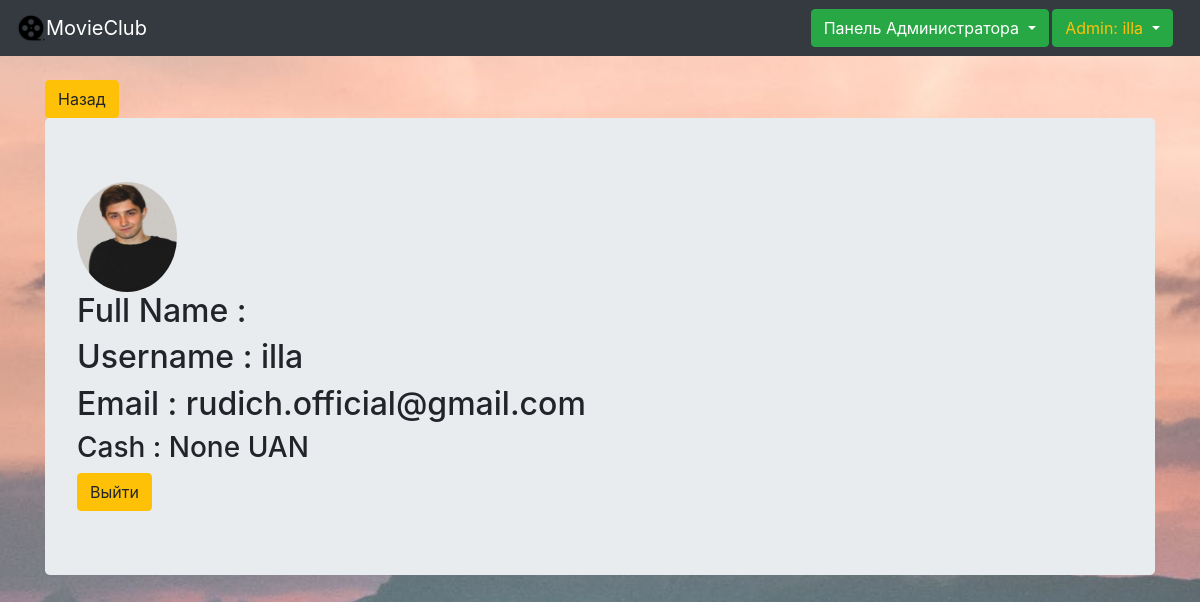
/profile/ (signed in), run on the app's committed database.
### authorization/models.py (models this page shows)
class User(AbstractUser):
    image = models.ImageField(verbose_name="Аватарка", default='default.jpg', upload_to='profile_pics')
    money = models.PositiveIntegerField(verbose_name="Деньги", help_text="Сколько денег добавить пользователю?",
                                        blank=True, null=True)

### authorization/views.py (the view)
@login_required(login_url='login')
def UserPage(request):
    return render(request, 'login/profile.html')

### templates/login/profile.html (shortened to what this page needs)
{% extends "login/../base.html" %}
{% block content %}
    {% load crispy_forms_tags %}
     <div class="container">
         <br> <a href="{% url 'home' %}" class="btn btn-warning">Назад</a>
    <div class="jumbotron">
<div class="container-section">
    <div class="media">
<img class="rounded-circle account-img" src="{{ user.image.url }}" style="width:100px;height:110px;>
             <div class="mediabody">
        </div>
        <h2 class="account-headig">Full Name : {{ user.first_name }} {{ user.last_name }}</h2>
         <h2 class="account-headig">Username : {{ user.username }}</h2>
         <h2 class="account-headig">Email : {{ user.email }}</h2>
        <h3> Cash : {{ user.money }} UAN</h3>
         </div>
        <a href="{% url 'logout' %}" class="btn btn-warning">Выйти</a>
        </div>
</div>
{% endblock %}

### templates/base.html (shortened to what this page needs)
<!DOCTYPE html>
<html lang="en">
<head>
    {% load static %}
    <link rel="stylesheet" href="https://stackpath.bootstrapcdn.com/bootstrap/4.4.1/css/bootstrap.min.css"
>
    <link rel="stylesheet" href="{% static 'css/bg.css' %}"/>
</head>
<body>
<nav class="navbar navbar-expand-lg navbar-dark bg-dark">
    <img src="../media/bg.png" width="30" height="30">
    <a class="navbar-brand" href="{% url 'home' %}">MovieClub</a>
    <div class="collapse navbar-collapse" id="navbarSupportedContent">
    <div class="row">
        <div class="col-md-7">
        {% if request.user.is_superuser %}
        <div class="btn-group">
            <button type="button" class="btn btn-success dropdown-toggle" data-toggle="dropdown" aria-haspopup="true"
                    aria-expanded="false">
                Панель Администратора
            </button>
        </div>
    {% endif %}
    </div>
    <div class="col">
        {% if user.is_authenticated %}
            <div class="btn-group">
                <button type="button" class="btn btn-success dropdown-toggle" data-toggle="dropdown"
                        aria-haspopup="true" aria-expanded="false">
                    {% if request.user.is_superuser %}
                        <a class="text-warning">Admin: {{ user.username }}</a>
                    {% else %}
                        <a class="text-warning">User: {{ user.username }}</a>
                    {% endif %}
                </button>
            </div>
        {% endif %}
    </div>
    </div>
</nav>
{% block content %}
{% endblock %}
</body>
</html>

### static/css/bg.css (style rules this page uses)
body { height: 100%; background: url("media/bg.jpg") no-repeat center center fixed; }

### data on the page
User: username "illa", image (picture), email "rudich.official@gmail.com", money "None"
